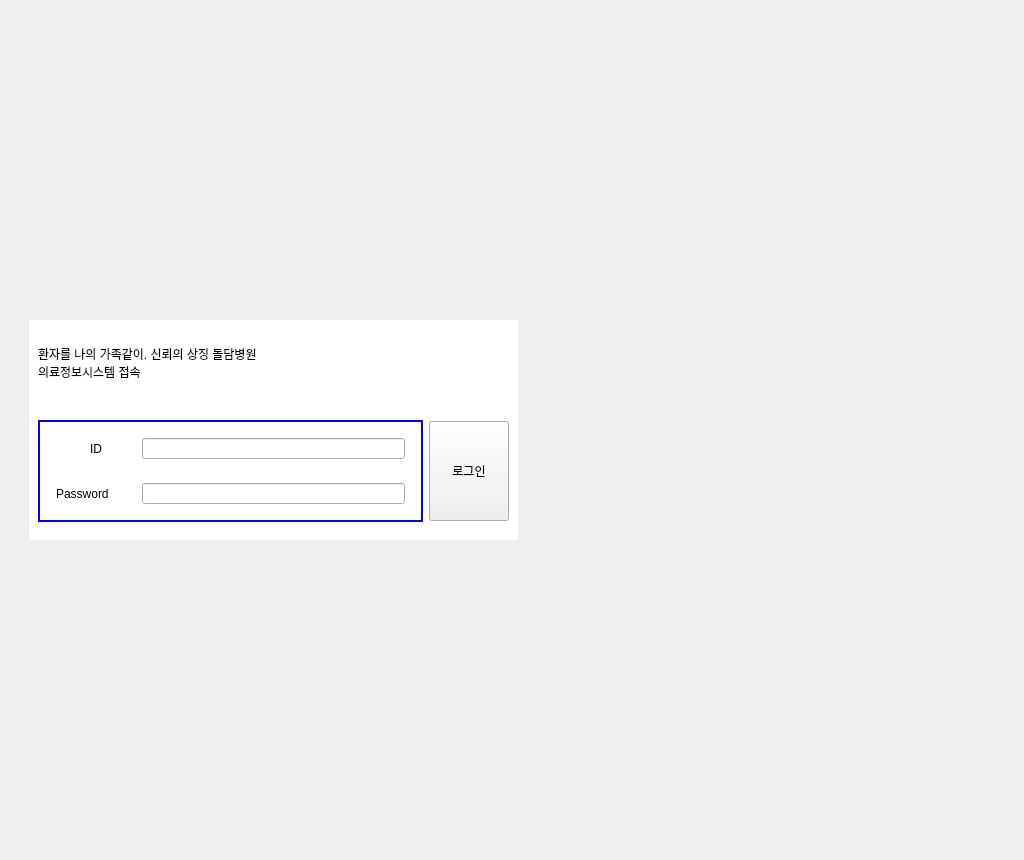
<?xml version="1.0" encoding="UTF-8"?>
<ui version="4.0">
 <class>LoginWidget</class>
 <widget class="QWidget" name="LoginWidget">
  <property name="geometry">
   <rect>
    <x>0</x>
    <y>0</y>
    <width>1024</width>
    <height>860</height>
   </rect>
  </property>
  <property name="sizePolicy">
   <sizepolicy hsizetype="Fixed" vsizetype="Fixed">
    <horstretch>0</horstretch>
    <verstretch>0</verstretch>
   </sizepolicy>
  </property>
  <property name="windowTitle">
   <string>로그인 화면</string>
  </property>
  <property name="styleSheet">
   <string notr="true">#whole_widget {
	background-image: url(:/newPrefix/login_back.png);
	background-repeat: no-repeat;
    background-position: center;
}

#frame_login{
	background-color: white;
}

* {	
	font: 12pt &quot;나눔고딕OTF&quot;;
}

#widget_input{
	border-style: solid;
	border-width: 2px;
	border-color: blue;
}</string>
  </property>
  <layout class="QHBoxLayout" name="horizontalLayout_3">
   <property name="spacing">
    <number>0</number>
   </property>
   <property name="leftMargin">
    <number>0</number>
   </property>
   <property name="topMargin">
    <number>0</number>
   </property>
   <property name="rightMargin">
    <number>0</number>
   </property>
   <property name="bottomMargin">
    <number>0</number>
   </property>
   <item>
    <widget class="QWidget" name="whole_widget" native="true">
     <layout class="QVBoxLayout" name="verticalLayout">
      <item>
       <spacer name="verticalSpacer">
        <property name="orientation">
         <enum>Qt::Vertical</enum>
        </property>
        <property name="sizeHint" stdset="0">
         <size>
          <width>20</width>
          <height>274</height>
         </size>
        </property>
       </spacer>
      </item>
      <item>
       <widget class="QWidget" name="widget_4" native="true">
        <layout class="QHBoxLayout" name="horizontalLayout_4">
         <property name="leftMargin">
          <number>20</number>
         </property>
         <item>
          <widget class="QFrame" name="frame_login">
           <property name="sizePolicy">
            <sizepolicy hsizetype="Preferred" vsizetype="Preferred">
             <horstretch>0</horstretch>
             <verstretch>0</verstretch>
            </sizepolicy>
           </property>
           <property name="minimumSize">
            <size>
             <width>0</width>
             <height>220</height>
            </size>
           </property>
           <property name="maximumSize">
            <size>
             <width>16777215</width>
             <height>220</height>
            </size>
           </property>
           <layout class="QVBoxLayout" name="verticalLayout_3">
            <property name="spacing">
             <number>5</number>
            </property>
            <property name="leftMargin">
             <number>0</number>
            </property>
            <property name="topMargin">
             <number>0</number>
            </property>
            <property name="rightMargin">
             <number>0</number>
            </property>
            <property name="bottomMargin">
             <number>0</number>
            </property>
            <item>
             <widget class="QWidget" name="widget_2" native="true">
              <property name="minimumSize">
               <size>
                <width>400</width>
                <height>70</height>
               </size>
              </property>
              <property name="maximumSize">
               <size>
                <width>16777215</width>
                <height>70</height>
               </size>
              </property>
              <layout class="QHBoxLayout" name="horizontalLayout_2">
               <item>
                <widget class="QLabel" name="label_3">
                 <property name="text">
                  <string>환자를 나의 가족같이. 신뢰의 상징 돌담병원
의료정보시스템 접속</string>
                 </property>
                 <property name="alignment">
                  <set>Qt::AlignLeading|Qt::AlignLeft|Qt::AlignVCenter</set>
                 </property>
                </widget>
               </item>
              </layout>
             </widget>
            </item>
            <item>
             <widget class="QWidget" name="widget_3" native="true">
              <property name="minimumSize">
               <size>
                <width>0</width>
                <height>120</height>
               </size>
              </property>
              <property name="maximumSize">
               <size>
                <width>16777215</width>
                <height>120</height>
               </size>
              </property>
              <layout class="QHBoxLayout" name="horizontalLayout">
               <item>
                <widget class="QWidget" name="widget_input" native="true">
                 <property name="maximumSize">
                  <size>
                   <width>16777215</width>
                   <height>120</height>
                  </size>
                 </property>
                 <layout class="QVBoxLayout" name="verticalLayout_2">
                  <item>
                   <widget class="QWidget" name="widget_5" native="true">
                    <layout class="QHBoxLayout" name="horizontalLayout_6">
                     <item>
                      <widget class="QLabel" name="label">
                       <property name="minimumSize">
                        <size>
                         <width>80</width>
                         <height>0</height>
                        </size>
                       </property>
                       <property name="maximumSize">
                        <size>
                         <width>80</width>
                         <height>16777215</height>
                        </size>
                       </property>
                       <property name="text">
                        <string>ID</string>
                       </property>
                       <property name="alignment">
                        <set>Qt::AlignCenter</set>
                       </property>
                      </widget>
                     </item>
                     <item>
                      <widget class="QLineEdit" name="le_login"/>
                     </item>
                    </layout>
                   </widget>
                  </item>
                  <item>
                   <widget class="QWidget" name="widget_6" native="true">
                    <layout class="QHBoxLayout" name="horizontalLayout_5">
                     <item>
                      <widget class="QLabel" name="label_2">
                       <property name="minimumSize">
                        <size>
                         <width>80</width>
                         <height>0</height>
                        </size>
                       </property>
                       <property name="maximumSize">
                        <size>
                         <width>80</width>
                         <height>16777215</height>
                        </size>
                       </property>
                       <property name="text">
                        <string>Password</string>
                       </property>
                      </widget>
                     </item>
                     <item>
                      <widget class="QLineEdit" name="le_pw">
                       <property name="echoMode">
                        <enum>QLineEdit::Password</enum>
                       </property>
                      </widget>
                     </item>
                    </layout>
                   </widget>
                  </item>
                 </layout>
                </widget>
               </item>
               <item>
                <widget class="QPushButton" name="btn_login">
                 <property name="sizePolicy">
                  <sizepolicy hsizetype="Minimum" vsizetype="Expanding">
                   <horstretch>0</horstretch>
                   <verstretch>0</verstretch>
                  </sizepolicy>
                 </property>
                 <property name="maximumSize">
                  <size>
                   <width>16777215</width>
                   <height>100</height>
                  </size>
                 </property>
                 <property name="text">
                  <string>로그인</string>
                 </property>
                </widget>
               </item>
              </layout>
             </widget>
            </item>
           </layout>
          </widget>
         </item>
         <item>
          <spacer name="horizontalSpacer">
           <property name="orientation">
            <enum>Qt::Horizontal</enum>
           </property>
           <property name="sizeHint" stdset="0">
            <size>
             <width>40</width>
             <height>20</height>
            </size>
           </property>
          </spacer>
         </item>
        </layout>
       </widget>
      </item>
      <item>
       <spacer name="verticalSpacer_2">
        <property name="orientation">
         <enum>Qt::Vertical</enum>
        </property>
        <property name="sizeHint" stdset="0">
         <size>
          <width>20</width>
          <height>274</height>
         </size>
        </property>
       </spacer>
      </item>
     </layout>
    </widget>
   </item>
  </layout>
 </widget>
 <resources>
  <include location="../src/my_qrc.qrc"/>
 </resources>
 <connections/>
</ui>
